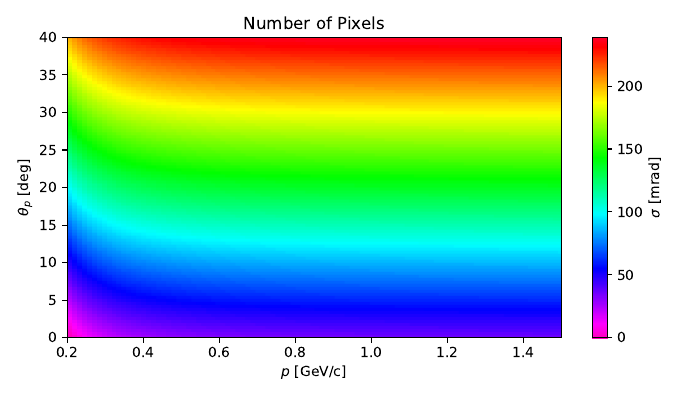

Write Python code to recreate this figure.
import functions as f
import numpy as np
import matplotlib.pyplot as plt
import math

polar_angles = np.linspace(0, 40, 100)
momenta = np.linspace(0.2, 1.5, 100)

polar_angles_rad = polar_angles * math.pi / 180

aa = np.zeros((len(polar_angles), len(momenta)))

beta_min = f.beta(f.mmu, momenta[0])
n = f.rindex(500)
theta_c_min = f.cherenkov(beta_min, f.rindex(500))

for i, theta_p in enumerate(polar_angles_rad):
  for j, p in enumerate(momenta):
    beta = f.beta(f.mmu, p)
    theta_c = f.cherenkov(beta, n)
    phi = (theta_c + theta_p - theta_c_min)
    aa[i, j] = phi / math.sqrt(12) * 1000
    print(theta_c, theta_p)
    print(aa[i, j])

extent = [momenta[0], momenta[-1], polar_angles[0], polar_angles[-1]]

# Pixel resolution
fig = plt.figure(figsize=(7, 4))
im2 = plt.imshow(aa,
                 aspect='auto',
                 origin='lower',
                 extent=extent,
                 cmap='gist_rainbow_r')
plt.title('Number of Pixels')
plt.xlabel('$p$ [GeV/c]')
plt.ylabel('$\\theta_p$ [deg]')
cbar2 = fig.colorbar(im2)
cbar2.set_label('$\sigma$ [mrad]')

plt.tight_layout()
plt.savefig('pixel.png', dpi=600)
plt.savefig('pixel.pdf')
plt.close()
